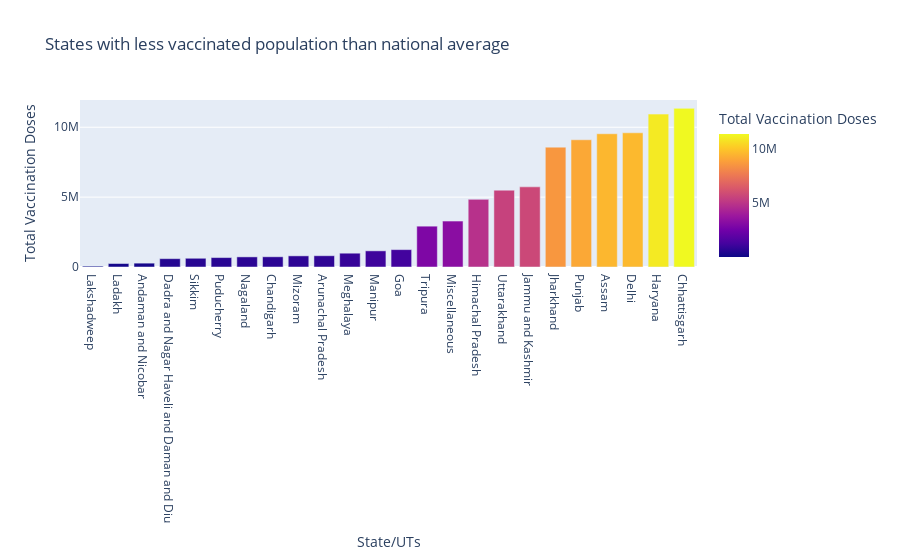

Write notebook code for a chart like this one.
### Code cell
fig_3 = px.bar(state_mi, x="State/UTs", y="Total Vaccination Doses", title="States with less vaccinated population than national average", color="Total Vaccination Doses")
fig_3.show()

### Figure 1 — Plotly figure (JSON) as saved in the notebook; plotly's stock layout.template omitted (floating-point values rounded to 4 significant figures)
{"data": [{"alignmentgroup": "True", "hovertemplate": "State/UTs=%{x}<br>Total Vaccination Doses=%{marker.color}<extra></extra>", "legendgroup": "", "marker": {"color": [63558, 248685, 275389, 597192, 624999, 674540, 724280, 731391, 796828, 806781, 987302, 1155884, 1243867, 2921580, 3284496, 4841257, 5498610, 5735365, 8577241, 9104405, 9534775, 9603697, 10941702, 11352836], "coloraxis": "coloraxis", "pattern": {"shape": ""}}, "name": "", "offsetgroup": "", "orientation": "v", "showlegend": false, "textposition": "auto", "type": "bar", "x": ["Lakshadweep", "Ladakh", "Andaman and Nicobar", "Dadra and Nagar Haveli and Daman and Diu", "Sikkim", "Puducherry", "Nagaland", "Chandigarh", "Mizoram", "Arunachal Pradesh", "Meghalaya", "Manipur", "Goa", "Tripura", "Miscellaneous", "Himachal Pradesh", "Uttarakhand", "Jammu and Kashmir", "Jharkhand", "Punjab", "Assam", "Delhi", "Haryana", "Chhattisgarh"], "xaxis": "x", "y": [63558, 248685, 275389, 597192, 624999, 674540, 724280, 731391, 796828, 806781, 987302, 1155884, 1243867, 2921580, 3284496, 4841257, 5498610, 5735365, 8577241, 9104405, 9534775, 9603697, 10941702, 11352836], "yaxis": "y"}], "layout": {"barmode": "relative", "coloraxis": {"colorbar": {"title": {"text": "Total Vaccination Doses"}}, "colorscale": [[0, "#0d0887"], [0.1111, "#46039f"], [0.2222, "#7201a8"], [0.3333, "#9c179e"], [0.4444, "#bd3786"], [0.5556, "#d8576b"], [0.6667, "#ed7953"], [0.7778, "#fb9f3a"], [0.8889, "#fdca26"], [1, "#f0f921"]]}, "legend": {"tracegroupgap": 0}, "title": {"text": "States with less vaccinated population than national average"}, "xaxis": {"anchor": "y", "domain": [0, 1], "title": {"text": "State/UTs"}}, "yaxis": {"anchor": "x", "domain": [0, 1], "title": {"text": "Total Vaccination Doses"}}}}
